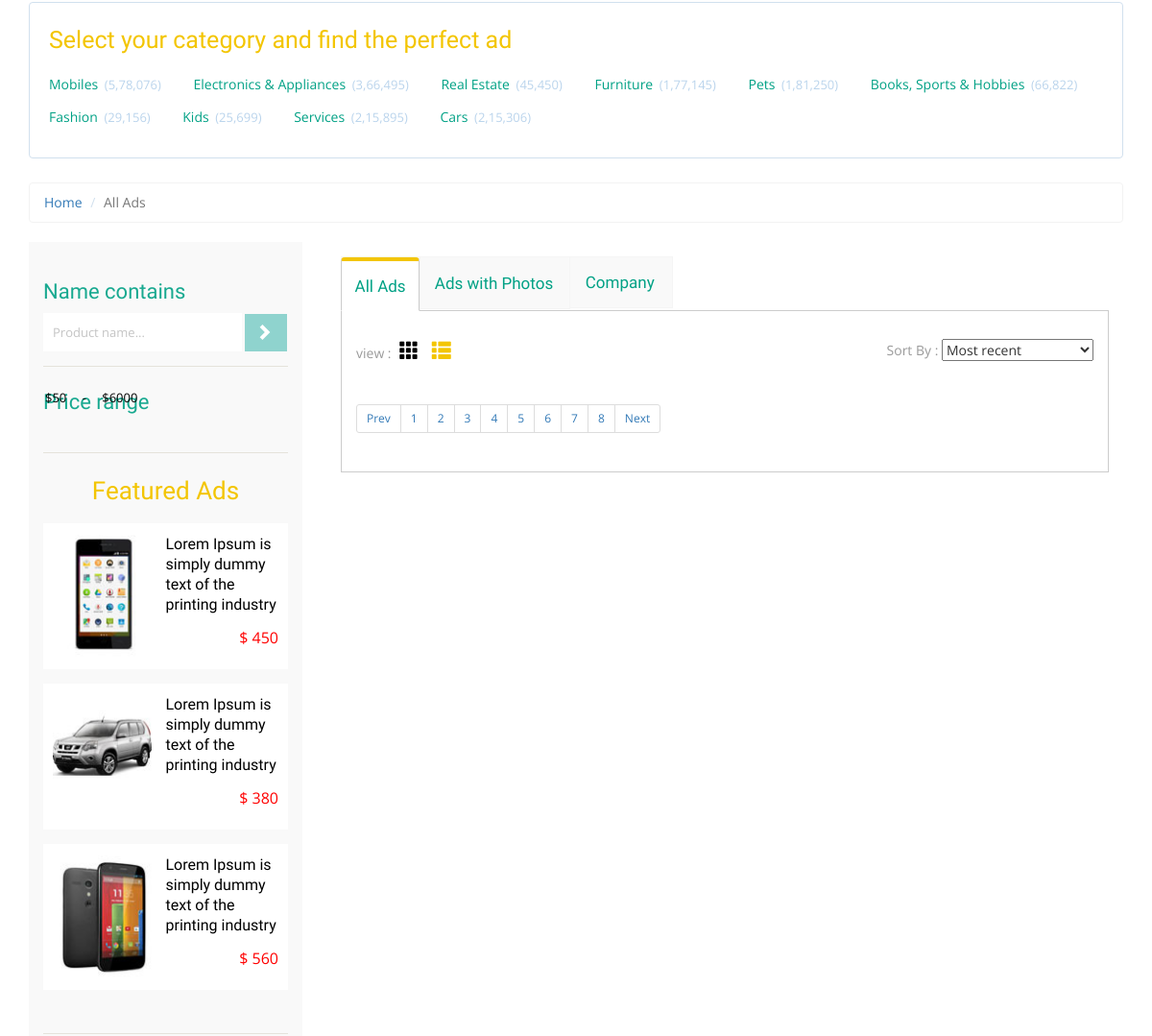
The page /ad/ (middle part) on the database as committed earlier.
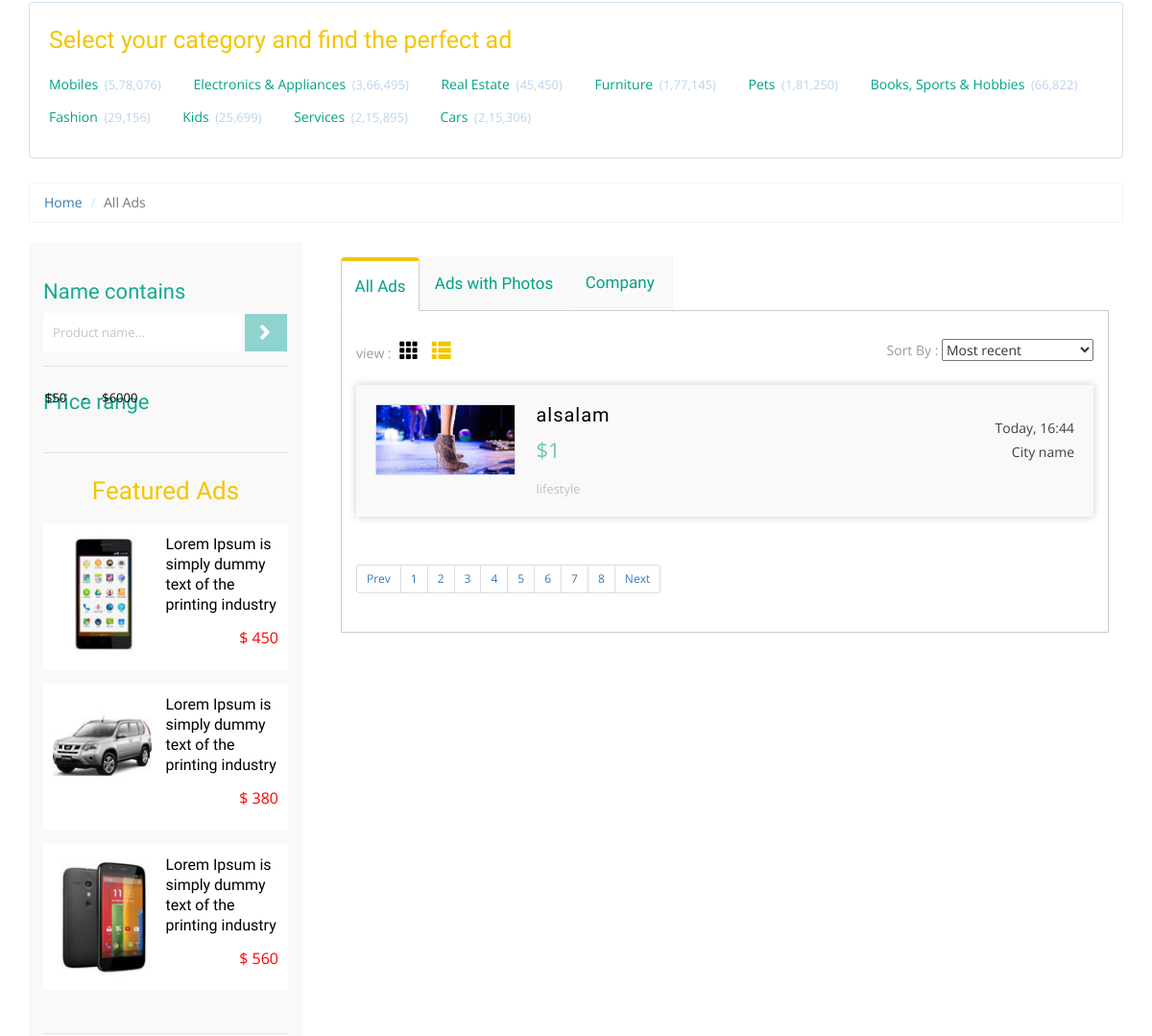
The same page on the database as committed later.
### ad/models.py (models this page shows, shortened)
class Ad(models.Model):
    code = models.CharField(max_length=12,null=True, blank=True)
    owner = models.ForeignKey(User,related_name='ad_owner', on_delete=models.CASCADE)
    name = models.CharField(max_length=100)
    created_at = models.DateTimeField(auto_now=True)
    updated_at = models.DateTimeField(auto_now_add=True)
    image = models.ImageField(upload_to='ad/')
    content = models.TextField(blank=True, null=0)
    price = models.IntegerField(default=1)
    category = models.ForeignKey('Category',limit_choices_to={'main_category__isnull':True},related_name='ad_category', on_delete=models.CASCADE)
    condition = models.CharField(max_length=15,choices=AD_CONDITION,null=True, blank=True)
    brand = models.ForeignKey('Brand',related_name='add_brand',null=True, blank=True, on_delete=models.CASCADE)
    views_count = models.IntegerField(default=0)

class Category(models.Model):
    name = models.CharField(max_length=50)
    main_category = models.ForeignKey('self',limit_choices_to={'main_category':None},related_name='maincategory', on_delete=models.CASCADE, blank=True, null=True)
    def __str__(self):
        return self.name

### ad/views.py (the view)
# urls.py: path('', views.all_ads, name='all_ad'),
def all_ads(request):
    all_ads = Ad.objects.all()
    return render(request,'ad/all-ads.html',{'ads':all_ads})

### ad/templates/ad/all-ads.html (shortened to what the changed rows need)
{% extends "base.html" %} {% block body%}
<div class="total-ads main-grid-border">
    <div class="container">
        <div class="ads-grid">
            <div class="side-bar col-md-3">
                <div class="featured-ads">
                    <h2 class="sear-head fer">Featured Ads</h2>
                </div>
            </div>
            <div class="ads-display col-md-9">
                <div class="wrapper">
                    <div class="bs-example bs-example-tabs" role="tabpanel" data-example-id="togglable-tabs">
                        <div id="myTabContent" class="tab-content">
                            <div role="tabpanel" class="tab-pane fade in active" id="home" aria-labelledby="home-tab">
                                <div>
                                    <div id="container">
                                        <ul class="list">
                                            {% for ad in ads %}
                                            <a href="{% url 'ad:single_ad' ad.id %}">
                                                <li>
                                                    <img src="{{ad.image.url}}" title="" alt="" />
                                                    <section class="list-left">
                                                        <h5 class="title">{{ad.name}}</h5>
                                                        <span class="adprice">${{ad.price}}</span>
                                                        <p class="catpath">{{ad.category}}</p>
                                                    </section>
                                                    <section class="list-right">
                                                        <span class="date">Today, {{ad.created_at|time:'G:i'}}</span>
                                                        <span class="cityname">City name</span>
                                                    </section>
                                                    <div class="clearfix"></div>
                                                </li>
                                            </a>
                                            {%endfor%}
                                        </ul>
                                    </div>
                                </div>
                            </div>
                        </div>
                    </div>
                </div>
            </div>
        </div>
    </div>
</div>
{% endblock body %}

Rows that differ between the two databases and show on the page:
added Ad: image (picture), name "alsalam", price "1", category "lifestyle", created_at "16:44"
